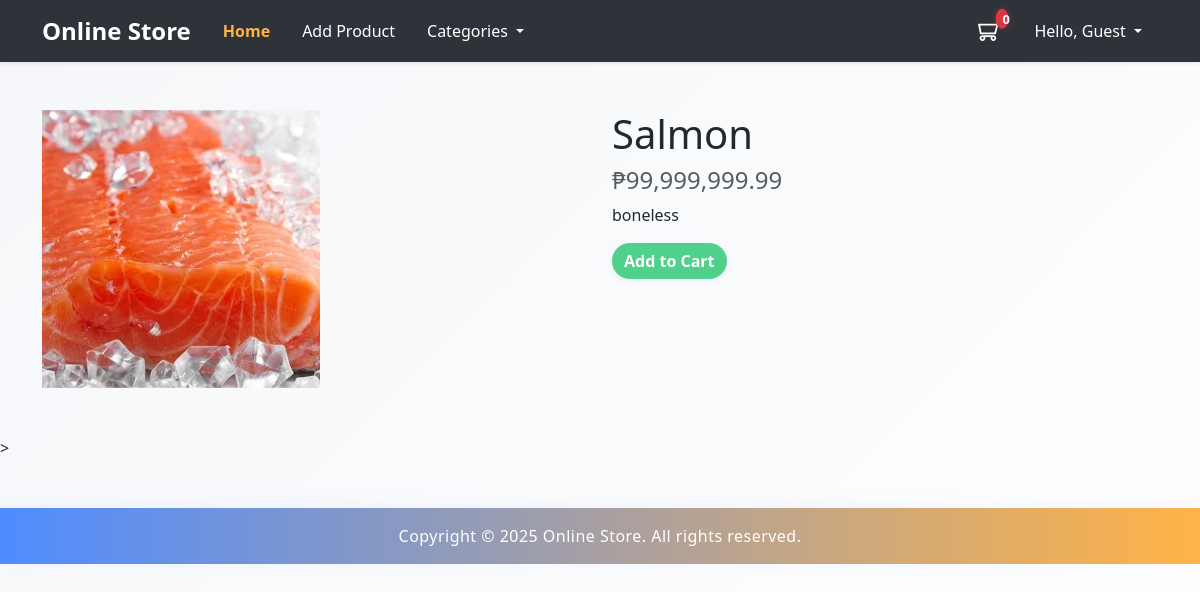
The app's page /product.php?id=19 with its own data.
### tables this page shows
CREATE TABLE `products` (
  `id` int(11) NOT NULL,
  `name` varchar(255) NOT NULL,
  `description` text DEFAULT NULL,
  `price` decimal(10,2) NOT NULL,
  `slug` varchar(255) NOT NULL,
  `image_path` varchar(255) DEFAULT NULL,
  `category_id` int(11) DEFAULT NULL,
  `created_at` timestamp NOT NULL DEFAULT current_timestamp(),
  `updated_at` timestamp NOT NULL DEFAULT current_timestamp() ON UPDATE current_timestamp()
);

### app/includes/database.php (called while the page is built, shortened)
<?php
class Database {
    private $host = "localhost";
    private $db_name = "mini_framework_store";
    private $username = "root";
    private $password = "";
    protected $conn;
    public function __construct() {
        try {
            $this->conn = new \PDO("mysql:host=" . $this->host . ";dbname=" . $this->db_name, $this->username, $this->password);
            $this->conn->setAttribute(\PDO::ATTR_ERRMODE, \PDO::ERRMODE_EXCEPTION);
        } catch (\PDOException $e) {
            die("Connection failed: " . $e->getMessage());
        }
    }
    public function getConnection() {
        return $this->conn;
    }
}

### app/models/Product.php (called while the page is built, shortened)
<?php
class Product extends Database
{
    private $db;
    public function __construct()
    {
        $this->db = $this->getConnection();
    }
    public function getById($id)
    {
        $sql = "SELECT * FROM products WHERE id = :id";
        $stmt = $this->db->prepare($sql);
        $stmt->execute([
            'id' => $id
        ]);
        return $stmt->fetch(\PDO::FETCH_ASSOC);
    }
}

### product.php (the view, shortened to what this page needs)
<?php
$productId = $_GET['id'];
$products = new Product();
$product = $products->getById($productId);
$amounLocale = 'en_PH';
$pesoFormatter = new NumberFormatter($amounLocale, NumberFormatter::CURRENCY);
?>
<div class="container my-5">
    <div class="row">
        <div class="col-md-6">
            <img src="<?php echo $product['image_path'] ?>" alt="Product Image" class="img-fluid">
        </div>
        <div class="col-md-6">
            <h1><?php echo $product['name'] ?></h1>
            <h4 class="text-body-secondary"><?php echo $formattedAmount = $pesoFormatter->formatCurrency($product['price'], 'PHP'); ?></h4>
            <p><?php echo $product['description']; ?></p>
            <div class="d-flex">
                <a href="#" class="btn btn-success mr-2 add-to-cart" data-productid="<?php echo $product['id'] ?>" data-quantity="1">Add to Cart</a>
            </div>
        </div>
    </div>
</div>>

### assets/css/styles.css (style rules this page uses)
:root { --primary: #4f8cff; --secondary: #f5f7fa; --accent: #ffb347; --danger: #ff4f4f; --success: #4fd18c; --dark: #23272f; --light: #ffffff; --shadow: 0 4px 24px rgba(0,0,0,0.08); }
body, .store-body { background: linear-gradient(135deg, var(--secondary) 0%, var(--light) 100%); font-family: 'Segoe UI', Tahoma, Geneva, Verdana, sans-serif; font-size: 16px; color: var(--dark); margin: 0; padding: 0; min-height: 100vh; }
.btn { border-radius: 2rem; font-weight: 600; transition: background 0.3s, transform 0.2s; box-shadow: 0 2px 8px rgba(79,140,255,0.08); }
.btn-success { background: var(--success); border: none; }
.add-to-cart { position: relative; overflow: hidden; }
.add-to-cart:after { content: ''; display: block; position: absolute; left: 50%; top: 50%; width: 0; height: 0; background: rgba(79,140,255,0.15); border-radius: 100%; transform: translate(-50%, -50%); transition: width 0.4s, height 0.4s; z-index: 0; }

### records on screen
products: image_path (picture), name "Salmon", price "₱99,999,999.99", description "boneless"

### other values on screen
countCart() "0"
